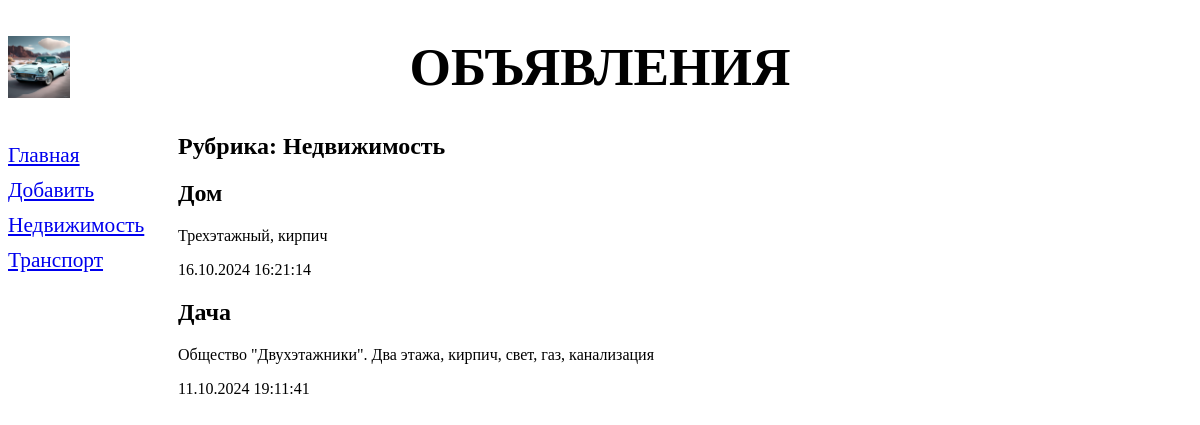
Screenshot of /bboard/1/ with the database file from the repository.
### bboard/models.py (models this page shows, shortened)
class Rubric(models.Model):
    name = models.CharField(max_length=20, db_index=True, verbose_name='Название')
    class Meta:
        verbose_name_plural ='Рубрики'
        verbose_name = 'Рубрика'
        ordering = ['name']

class Bb(models.Model):
    title = models.CharField(max_length=50, verbose_name='Название')
    content = models.TextField(verbose_name='Описание')
    price = models.FloatField(verbose_name='Цена')
    published = models.DateTimeField(auto_now_add=True, db_index=True, verbose_name='Опубликовано')
    rubric = models.ForeignKey('Rubric', null=True, on_delete=models.PROTECT, verbose_name='Рубрика')
    class Meta:
        verbose_name_plural = 'Объявления'
        verbose_name = 'Объявление'
        ordering = ['-published']

### bboard/views.py (the view)
# urls.py: path('<int:rubric_id>/', rubric_bbs, name='rubric_bbs'),
def rubric_bbs(request, rubric_id):
    bbs = Bb.objects.filter(rubric=rubric_id)
    rubrics = Rubric.objects.all()
    current_rubric = Rubric.objects.get(pk=rubric_id)
    context = {'bbs':bbs, 'rubrics': rubrics, 'current_rubric':current_rubric}
    return render(request,'bboard/rubric_bbs.html', context)
    """s = 'Объявления\r\n\r\n\r\n'
    for bb in Bb.objects.order_by('-published'):
        s += bb.title + '\r\n' + bb.content +'\r\n\r\n'
    return HttpResponse(s, content_type='text/plain; charset=utf-8')
"""

### bboard/templates/bboard/rubric_bbs.html (shortened to what this page needs)
{% extends "layout/basic.html" %}
{% block content %}
<h2>Рубрика: {{ current_rubric.name }}</h2>
{% for bb in bbs %}
<div>
<h2>{{ bb.title }}</h2>
<p>{{ bb.content }}</p>
<p>{{ bb.published|date:"d.m.Y H:i:s" }}</p>
</div>
{% endfor %}
{% endblock %}

### bboard/templates/layout/basic.html (shortened to what this page needs)
{% load static %}
<!DOCTYPE html>
<html>
  <head>
    <link rel="stylesheet" type="text/css" href="{% static 'bboard/style.css' %}">
  </head>
  <body>
    <header>
      <h1>Объявления</h1>
    </header>
    <nav>
      <a href="{% url 'index' %}">Главная</a>
      <a href="{% url 'add' %}">Добавить</a>
      {% for rubric in rubrics %}
      <a href="{% url 'rubric_bbs' rubric.pk %}">{{ rubric.name }}</a>
      {% endfor %}
    </nav>
    <main>{% block content %} {% endblock %}</main>
  </body>
</html>

### bboard/static/bboard/style.css (style rules this page uses)
header h1 { font-size: 40pt; text-transform: uppercase; text-align: center; background: url("bg.jpg") left / auto 100% no-repeat; }
nav { font-size: 16pt; width: 150px; float: left; }
nav a { display: block; margin: 10px 0px; }
main { margin-left: 170px; }

### rows the page displays
Rubric: name "Недвижимость"
Rubric: name "Транспорт"
Bb: title "Дом", content "Трехэтажный, кирпич", published "16.10.2024 16:21:14"
Bb: title "Дача", content "Общество \"Двухэтажники\". Два этажа, кирпич, свет, газ, канализация", published "11.10.2024 19:11:41"
